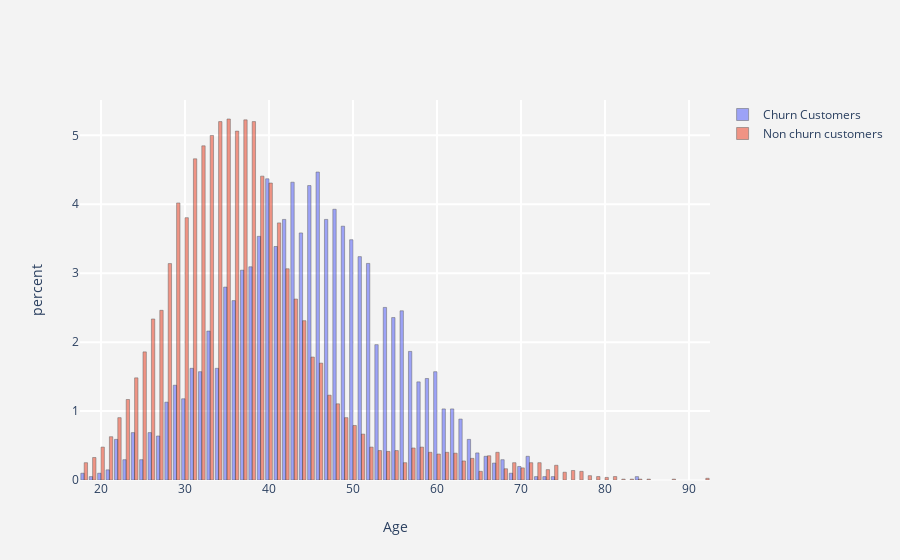

Notebook code cell kept with this figure:
### Code cell
histogram('Age')

### Figure 1 — Plotly figure (JSON) as saved in the notebook; plotly's stock layout.template omitted (floating-point values rounded to 4 significant figures; data arrays with more than 128 entries replaced by an {"elided": "..."} marker saying what was removed)
{"data": [{"histnorm": "percent", "marker": {"line": {"color": "black", "width": 0.5}}, "name": "Churn Customers", "opacity": 0.6, "type": "histogram", "x": {"elided": "2037 int values"}}, {"histnorm": "percent", "marker": {"line": {"color": "black", "width": 0.5}}, "name": "Non churn customers", "opacity": 0.6, "type": "histogram", "x": {"elided": "7963 int values"}}], "layout": {"paper_bgcolor": "rgb(243,243,243)", "plot_bgcolor": "rgb(243,243,243)", "xaxis": {"gridcolor": "rgb(255, 255, 255)", "gridwidth": 2, "ticklen": 5, "title": {"text": "Age"}, "zerolinewidth": 1}, "yaxis": {"gridcolor": "rgb(255, 255, 255)", "gridwidth": 2, "ticklen": 5, "title": {"text": "percent"}, "zerolinewidth": 1}}}
